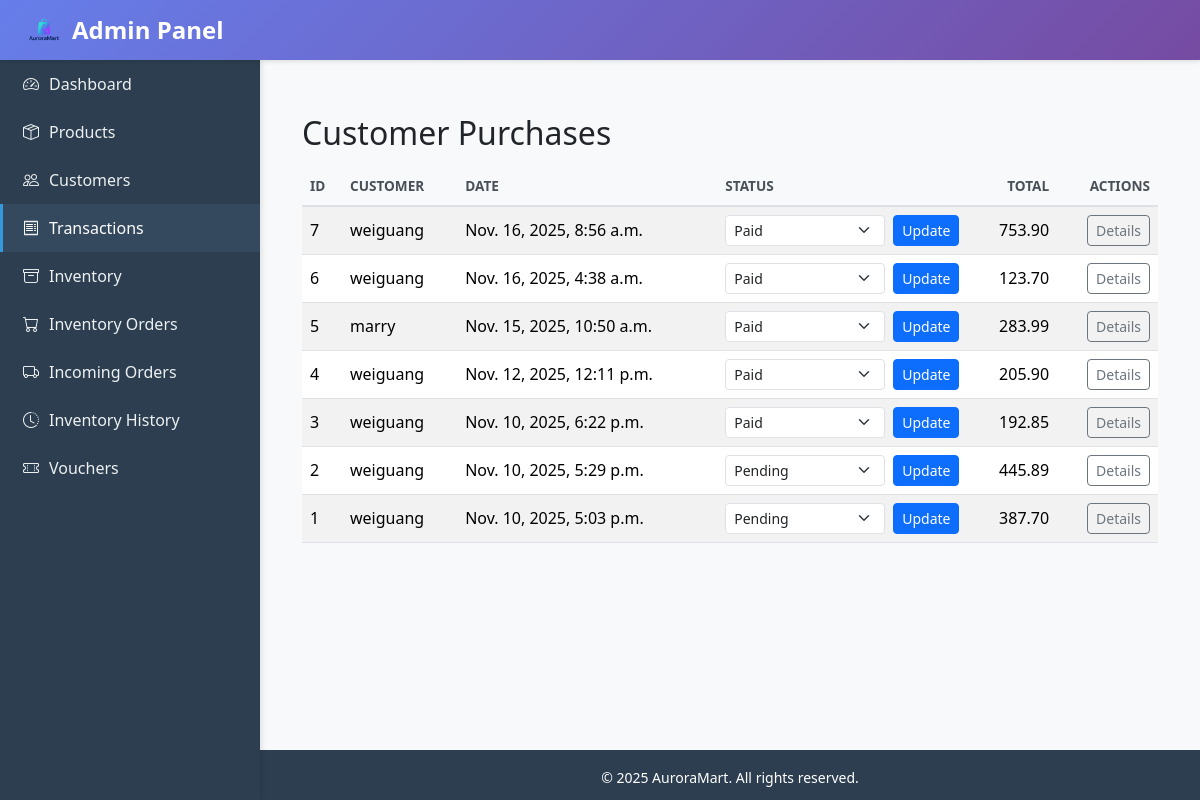
Page /admin_panel/transaction/ on the earlier database version.
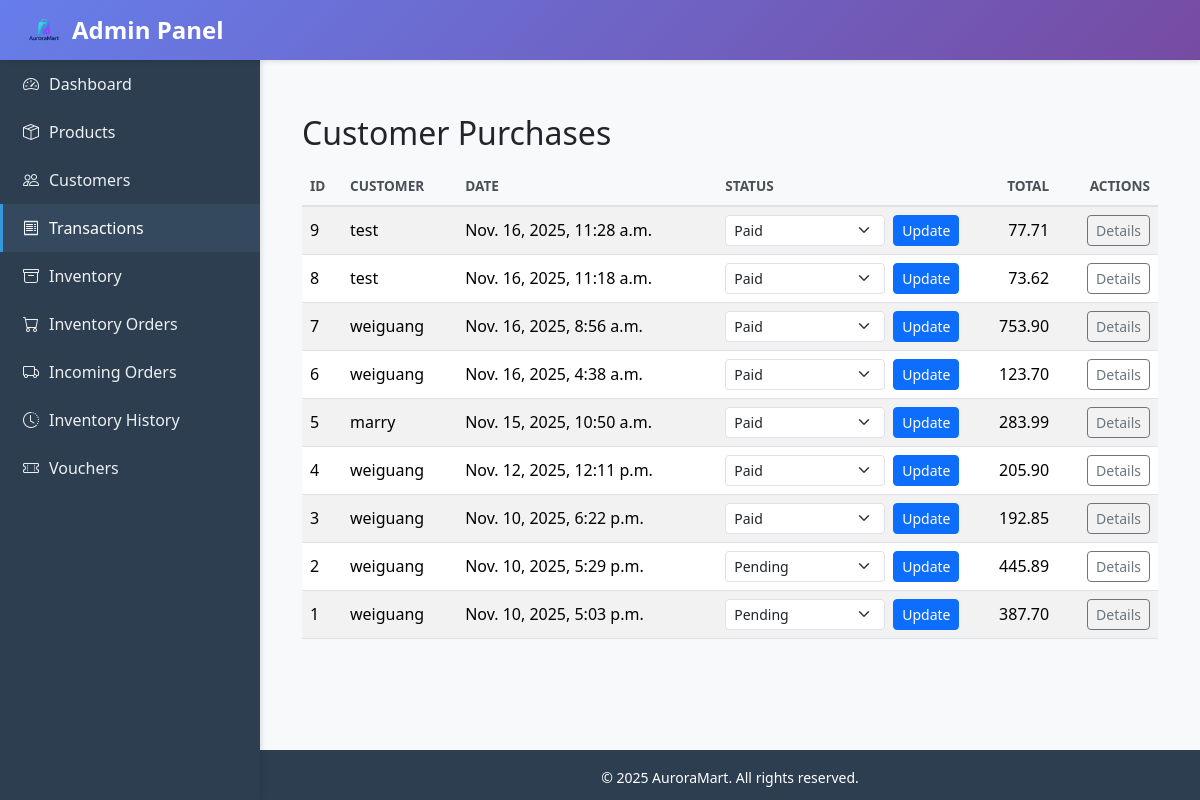
Same page on the later database version.
### auroramart/models.py (models this page shows, shortened)
class Customer(models.Model):
    user = models.OneToOneField(
        User, related_name="customer_profile", on_delete=models.CASCADE, null=True, blank=True
    )
    age = models.PositiveIntegerField(null=True, blank=True)
    gender = models.CharField(max_length=100, blank=True)
    employment_status = models.CharField(max_length=255, blank=True)
    occupation = models.CharField(max_length=255, blank=True)
    education = models.CharField(max_length=255, blank=True)
    household_size = models.PositiveIntegerField(null=True, blank=True)
    has_children = models.BooleanField(default=False)
    monthly_income_sgd = models.DecimalField(
        max_digits=12, decimal_places=2, null=True, blank=True
    )
    preferred_category = models.ForeignKey(
        Category, null=True, blank=True, on_delete=models.SET_NULL
    )
    class Meta:
        ordering = ["id"]

### ecommercemodule/models.py (models this page shows, shortened)
class Order(models.Model):
    class StatusChoices(models.TextChoices):
        PENDING = "PENDING", "Pending"
        PAID = "PAID", "Paid"
        CANCELLED = "CANCELLED", "Cancelled"
    customer = models.ForeignKey(
        Customer, related_name="orders", on_delete=models.CASCADE
    )
    created_at = models.DateTimeField(auto_now_add=True)
    status = models.CharField(
        max_length=20, choices=StatusChoices.choices, default=StatusChoices.PAID
    )
    total_amount = models.DecimalField(
        max_digits=12, decimal_places=2, validators=[MinValueValidator(0)]
    )
    voucher_code = models.CharField(
        max_length=32, blank=True, null=True, help_text="Applied voucher code"
    )
    voucher_discount = models.DecimalField(
        max_digits=10, decimal_places=2, default=Decimal("0.00"),
        validators=[MinValueValidator(0)], help_text="Discount amount from voucher"
    )
    class Meta:
        ordering = ["-created_at"]

### admin_panel/views.py (the view, shortened to what this page needs)
# urls.py: path("transaction/", views.transaction_list, name="transaction_list"),
def transaction_list(request):
    orders = Order.objects.select_related('customer').all()
    transactions = Transaction.objects.select_related('customer').all()
    unified = []
    for o in orders:
        unified.append({
            'source': 'order',
            'id': o.pk,
            'customer': o.customer,
            'customer_name': _customer_display(o.customer),
            'date': o.created_at,
            'total': o.total_amount,
            'status': getattr(o, 'status', ''),
        })
    unified.sort(key=lambda r: r['date'], reverse=True)
    return render(request, 'admin_panel/transaction_list.html', {'records': unified})

### admin_panel/views.py (called while the page is built)
def _customer_display(customer: Customer) -> str:
    try:
        if customer and getattr(customer, 'user', None):
            user = customer.user
            if getattr(user, 'username', ''):
                return user.username
            full_name = f"{getattr(user, 'first_name', '')} {getattr(user, 'last_name', '')}".strip()
            if full_name:
                return full_name
    except Exception:
        pass
    return f"Customer #{getattr(customer, 'pk', '')}"

### ecommercemodule/context_processors.py (called while the page is built)
def cart_item_count(request):
    cart = None
    if not hasattr(request, "session"):
        return {"cart_item_count": 0}
    if request.user.is_authenticated:
        profile, _ = Customer.objects.get_or_create(user=request.user)
        cart = Cart.objects.filter(customer=profile).first()
    else:
        session_key = request.session.session_key
        if not session_key:
            request.session.create()
            session_key = request.session.session_key
        cart = Cart.objects.filter(session_key=session_key).first()
    if not cart:
        return {"cart_item_count": 0}
    total = cart.items.aggregate(total=Sum("quantity"))["total"] or 0
    return {"cart_item_count": total}

### admin_panel/templates/admin_panel/transaction_list.html (shortened to what this page needs)
{% extends "base.html" %}
{% block content %}
<div class="container py-4">
    <div class="d-flex justify-content-between align-items-center mb-3">
        <h2 class="mb-0">Customer Purchases</h2>
    </div>
    <div class="table-responsive">
        <table class="table table-striped table-hover align-middle">
            <thead class="table-light">
                <tr>
                    <th scope="col">ID</th>
                    <th scope="col">Customer</th>
                    <th scope="col">Date</th>
                    <th scope="col">Status</th>
                    <th scope="col" class="text-end">Total</th>
                    <th scope="col" class="text-end">Actions</th>
                </tr>
            </thead>
            <tbody>
                {% for r in records %}
                <tr>
                    <td>{{ r.id }}</td>
                    <td>{{ r.customer_name }}</td>
                    <td>{{ r.date }}</td>
                    <td>
                        {% if r.source == 'order' %}
                            <form method="post" action="{% url 'admin_panel:order_update_status' r.id %}" class="d-flex gap-2 align-items-center">
                                <select name="status" class="form-select form-select-sm" style="max-width: 160px;">
                                    <option value="PENDING" {% if r.status == 'PENDING' %}selected{% endif %}>Pending</option>
                                    <option value="PAID" {% if r.status == 'PAID' %}selected{% endif %}>Paid</option>
                                </select>
                                <button class="btn btn-sm btn-primary" type="submit">Update</button>
                            </form>
                        {% else %}
                            <span class="badge text-bg-secondary">N/A</span>
                        {% endif %}
                    </td>
                    <td class="text-end">{{ r.total }}</td>
                    <td class="text-end">
                        <a href="{% url 'admin_panel:transaction_detail' r.id %}" class="btn btn-sm btn-outline-secondary">Details</a>
                    </td>
                </tr>
                {% empty %}
                <tr>
                    <td colspan="6" class="text-center text-muted py-4">No purchases found.</td>
                </tr>
                {% endfor %}
            </tbody>
        </table>
    </div>
</div>
{% endblock %}

Differences in the rows shown:
added Customer: id "9", customer_name "test", date "Nov. 16, 2025, 11:28 a.m.", status "Paid", total "77.71", id "8", date "Nov. 16, 2025, 11:18 a.m.", total "73.62"
